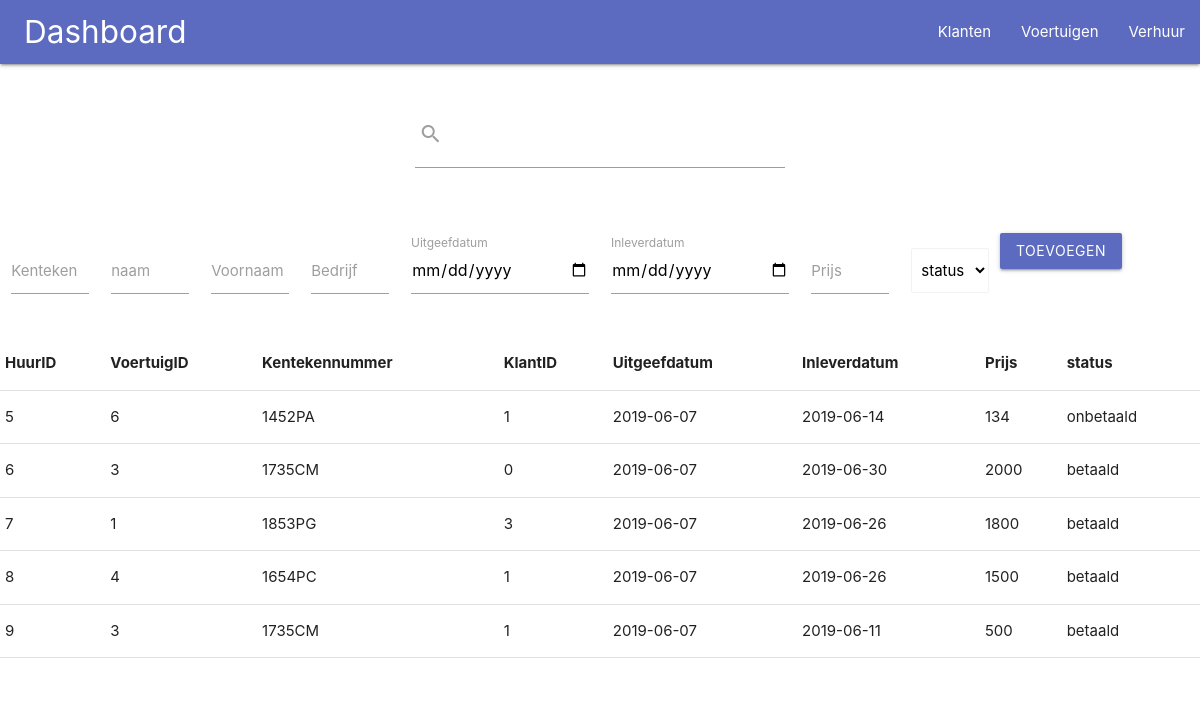
/verhuur.php, run on the app's committed database.
### tables this page shows
CREATE TABLE `tbl_verhuren` (
  `huurid` int(255) NOT NULL,
  `voertuigid` int(255) NOT NULL,
  `kentekennummer` varchar(50) NOT NULL,
  `klantid` int(255) NOT NULL,
  `uitgeefdatum` varchar(255) NOT NULL,
  `inleverdatum` varchar(255) NOT NULL,
  `prijs` int(255) NOT NULL,
  `status` varchar(50) NOT NULL
);

### verhuur.php (the view, shortened to what this page needs)
<?php
require_once "config.php";
 ?>
<!DOCTYPE html>
<html lang="en">
<head>
  <link rel="stylesheet" href="materialize/css/materialize.min.css">
  <link rel="stylesheet" href="style.css">
</head>
<body>
  <div class="row">
    <div class="navbar-fixed">
      <nav>
        <div class="nav-wrapper indigo lighten-1 custom-nav">
          <a href="./" class="brand-logo custom-logo">Dashboard</a>
          <ul class="right hide-on-med-and-down">
            <li><a href="klantenregistratie.php">Klanten</a></li>
            <li><a href="voertuigenregistratie.php">Voertuigen</a></li>
            <li><a href="verhuur.php">Verhuur</a></li>
          </ul>
        </div>
      </nav>
    </div>
  </div>
  <br>
  <div class="row">
    <form class="col s12" method="GET" action="search/resultsverhuur.php">
      <div class="input-field center-align col s4 offset-s4">
        <input id="search" name="search_verhuur" type="search" required>
        <label class="label-icon" for="search"><i class="material-icons">search</i></label>
        <i class="material-icons">close</i>
      </div>
    </form>
  </div>
  <br>
  <div class="row">
    <form class="col s12" id="verhuurform" method="POST" action="addregistratie/addverhuur.php">
      <div class="row">
        <div class="input-field col s1">
          <input id="kentekennummer" name="kentekennummer" type="text" class="validate">
          <label for="kentekennummer">Kenteken</label>
        </div>
        <div class="input-field col s1">
          <input id="naam" name="naam" type="text" class="validate">
          <label for="naam">naam</label>
        </div>
        <div class="input-field col s1">
          <input id="voornaam" name="voornaam" type="text" class="validate">
          <label for="voornaam">Voornaam</label>
        </div>
        <div class="input-field col s1">
          <input id="bedrijf" name="bedrijf" type="text" class="validate">
          <label for="bedrijf">Bedrijf</label>
        </div>
        <div class="input-field col s2">
          <input id="uitgeefdatum" name="uitgeefdatum" type="date" class="validate">
          <label for="uitgeefdatum">Uitgeefdatum</label>
        </div>
        <div class="input-field col s2">
          <input id="inleverdatum" name="inleverdatum" type="date" class="validate">
          <label for="inleverdatum">Inleverdatum</label>
        </div>
        <div class="input-field col s1">
          <input id="prijs" name="prijs" type="text" class="validate">
          <label for="prijs">Prijs</label>
        </div>
        <div class="input-field col s1">
          <select class="browser-default" id="status_bet" name="status_bet">
                        <option value="" disabled selected>status</option>
                    </select>
        </div>
        <button class="btn waves-effect waves-light indigo lighten-1" type="submit" name="action">Toevoegen
        </button>
      </div>
    </form>
    <br>
    <div class="row">
      <table class="responsive-table" id="klantentabel">
        <th>HuurID</th>
        <th>VoertuigID</th>
        <th>Kentekennummer</th>
        <th>KlantID</th>
        <th>Uitgeefdatum</th>
        <th>Inleverdatum</th>
        <th>Prijs</th>
        <th>status</th>
        <?php
    $results = mysqli_query($link,"SELECT * FROM tbl_verhuren");
            while($row = mysqli_fetch_array($results)) {
            ?>
        <tr>
          <td><?= $row['huurid']?></td>
          <td><?= $row['voertuigid']?></td>
          <td><?= $row['kentekennummer']?></td>
          <td><?= $row['klantid']?></td>
          <td><?= $row['uitgeefdatum']?></td>
          <td><?= $row['inleverdatum']?></td>
          <td><?= $row['prijs']?></td>
          <td><?= $row['status']?></td>
        </tr>
        <?php
            }
            ?>
      </table>
    </div>
    <br>
  </div>
</body>
</html>

### style.css (style rules this page uses)
.custom-logo { margin-left: 2%; }

### data on the page
tbl_verhuren: huurid "5", voertuigid "6", kentekennummer "1452PA", klantid "1", uitgeefdatum "2019-06-07", inleverdatum "2019-06-14", prijs "134", status "onbetaald"
tbl_verhuren: huurid "6", voertuigid "3", kentekennummer "1735CM", klantid "0", uitgeefdatum "2019-06-07", inleverdatum "2019-06-30", prijs "2000", status "betaald"
tbl_verhuren: huurid "7", voertuigid "1", kentekennummer "1853PG", klantid "3", uitgeefdatum "2019-06-07", inleverdatum "2019-06-26", prijs "1800", status "betaald"
tbl_verhuren: huurid "8", voertuigid "4", kentekennummer "1654PC", klantid "1", uitgeefdatum "2019-06-07", inleverdatum "2019-06-26", prijs "1500", status "betaald"
tbl_verhuren: huurid "9", voertuigid "3", kentekennummer "1735CM", klantid "1", uitgeefdatum "2019-06-07", inleverdatum "2019-06-11", prijs "500", status "betaald"
